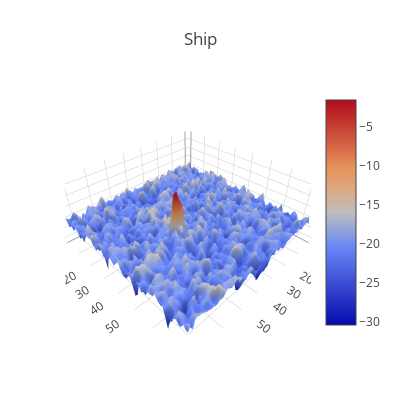

Notebook source saved alongside this figure:
### Code cell
# Look at a ship
plotmy3d(Xtrain_band_1[17,:,:], 'Ship')

### Figure 1 — Plotly figure (JSON) as saved in the notebook; plotly's stock layout.template omitted (floating-point values rounded to 4 significant figures; data arrays with more than 128 entries replaced by an {"elided": "..."} marker saying what was removed)
{"data": [{"type": "surface", "uid": "50a31422-dfac-4f2b-98d1-963538233b8a", "z": {"elided": "75x75 float values"}}], "layout": {"autosize": false, "height": 400, "margin": {"b": 65, "l": 65, "r": 50, "t": 90}, "title": "Ship", "width": 400}}
